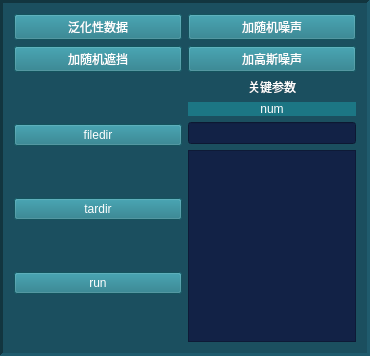
           <widget class="QFrame" name="frame_data">
            <property name="styleSheet">
             <string notr="true">background-color: rgb(27, 79, 95);</string>
            </property>
            <property name="frameShape">
             <enum>QFrame::Panel</enum>
            </property>
            <property name="frameShadow">
             <enum>QFrame::Sunken</enum>
            </property>
            <property name="lineWidth">
             <number>3</number>
            </property>
            <property name="midLineWidth">
             <number>3</number>
            </property>
            <layout class="QVBoxLayout" name="verticalLayout_5">
             <item>
              <layout class="QGridLayout" name="gridLayout_data" columnstretch="1,1">
               <item row="1" column="1">
                <widget class="QPushButton" name="pushButton_gauss">
                 <property name="styleSheet">
                  <string notr="true">color: rgb(255, 255, 255);
background-color: rgb(28, 118, 132);</string>
                 </property>
                 <property name="text">
                  <string>加高斯噪声</string>
                 </property>
                </widget>
               </item>
               <item row="0" column="0">
                <widget class="QPushButton" name="pushButton_generdata">
                 <property name="styleSheet">
                  <string notr="true">color: rgb(255, 255, 255);
background-color: rgb(28, 118, 132);</string>
                 </property>
                 <property name="text">
                  <string>泛化性数据</string>
                 </property>
                </widget>
               </item>
               <item row="0" column="1">
                <widget class="QPushButton" name="pushButton_noise">
                 <property name="styleSheet">
                  <string notr="true">color: rgb(255, 255, 255);
background-color: rgb(28, 118, 132);</string>
                 </property>
                 <property name="text">
                  <string>加随机噪声</string>
                 </property>
                </widget>
               </item>
               <item row="1" column="0">
                <widget class="QPushButton" name="pushButton_zhedang">
                 <property name="styleSheet">
                  <string notr="true">color: rgb(255, 255, 255);
background-color: rgb(28, 118, 132);</string>
                 </property>
                 <property name="text">
                  <string>加随机遮挡</string>
                 </property>
                </widget>
               </item>
               <item row="2" column="0">
                <layout class="QVBoxLayout" name="verticalLayout_input_gener">
                 <item>
                  <widget class="QPushButton" name="pushButton_filedir_gener">
                   <property name="styleSheet">
                    <string notr="true">color: rgb(255, 255, 255);
background-color: rgb(28, 118, 132);</string>
                   </property>
                   <property name="text">
                    <string>filedir</string>
                   </property>
                  </widget>
                 </item>
                 <item>
                  <widget class="QPushButton" name="pushButton_tardir_gener">
                   <property name="styleSheet">
                    <string notr="true">color: rgb(255, 255, 255);
background-color: rgb(28, 118, 132);</string>
                   </property>
                   <property name="text">
                    <string>tardir</string>
                   </property>
                  </widget>
                 </item>
                 <item>
                  <widget class="QPushButton" name="pushButton_run_gener">
                   <property name="styleSheet">
                    <string notr="true">color: rgb(255, 255, 255);
background-color: rgb(28, 118, 132);</string>
                   </property>
                   <property name="text">
                    <string>run</string>
                   </property>
                  </widget>
                 </item>
                </layout>
               </item>
               <item row="2" column="1">
                <layout class="QVBoxLayout" name="verticalLayout_guanjiancanshu_data_gener">
                 <item>
                  <widget class="QLabel" name="label_guanjiancanshu_data_gener">
                   <property name="styleSheet">
                    <string notr="true">color: rgb(255, 255, 255);</string>
                   </property>
                   <property name="text">
                    <string>关键参数</string>
                   </property>
                   <property name="alignment">
                    <set>Qt::AlignCenter</set>
                   </property>
                  </widget>
                 </item>
                 <item>
                  <widget class="QLabel" name="label_num_gener">
                   <property name="styleSheet">
                    <string notr="true">color: rgb(255, 255, 255);
background-color: rgb(28, 118, 132);</string>
                   </property>
                   <property name="text">
                    <string>num</string>
                   </property>
                   <property name="alignment">
                    <set>Qt::AlignCenter</set>
                   </property>
                  </widget>
                 </item>
                 <item>
                  <widget class="QLineEdit" name="lineEdit_num_gener">
                   <property name="styleSheet">
                    <string notr="true">background-color: rgb(18, 34, 70);</string>
                   </property>
                  </widget>
                 </item>
                 <item>
                  <widget class="QTextBrowser" name="textBrowser_show_data_gener">
                   <property name="styleSheet">
                    <string notr="true">background-color: rgb(18, 34, 70);</string>
                   </property>
                  </widget>
                 </item>
                </layout>
               </item>
              </layout>
             </item>
            </layout>
           </widget>
